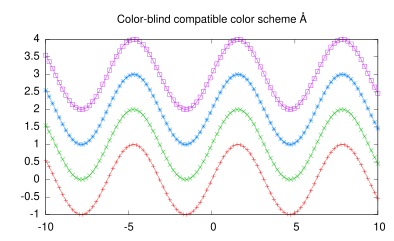

The gnuplot source for this figure:
# gnuplot-reference-fonts.plt -- gnuplot example script for fonts
# Copyright (C) 2011--2013 Tim van Werkhoven (timvanwerkhoven@gmail.com)
#
# This work is licensed under the Creative Commons Attribution-Share Alike 
# 3.0 Unported License. To view a copy of this license, visit 
# http://creativecommons.org/licenses/by-sa/3.0/ or send a letter to Creative 
# Commons, 171 Second Street, Suite 300, San Francisco, California,94105, USA.
#
# This program is free software; you can redistribute it and/or
# modify it under the terms of the GNU General Public License
# as published by the Free Software Foundation; either version 2
# of the License, or (at your option) any later version.
#
# This program is distributed in the hope that it will be useful,
# but WITHOUT ANY WARRANTY; without even the implied warranty of
# MERCHANTABILITY or FITNESS FOR A PARTICULAR PURPOSE.  See the
# GNU General Public License for more details.
#
# You should have received a copy of the GNU General Public License
# along with this program; if not, write to the Free Software
# Foundation, Inc., 51 Franklin Street, Fifth Floor, Boston, MA  02110-1301, USA.

# Reset all gnuplot settings
reset
unset key
set samples 100

set encoding utf8

set terminal pdf colour enhanced fname "Helvetica" fsize 8 size 10cm,6.1cm
#set terminal post colour enhanced font "Helvetica" 8 size 10cm,6.1cm

set title "Color-blind compatible color scheme {\305}"

set output "gnuplot-reference-fonts.pdf"
plot sin(x) + 0 with lp ls 1,\
 sin(x) + 1 with lp ls 2,\
 sin(x) + 2 with lp ls 3,\
 sin(x) + 3 with lp ls 4
